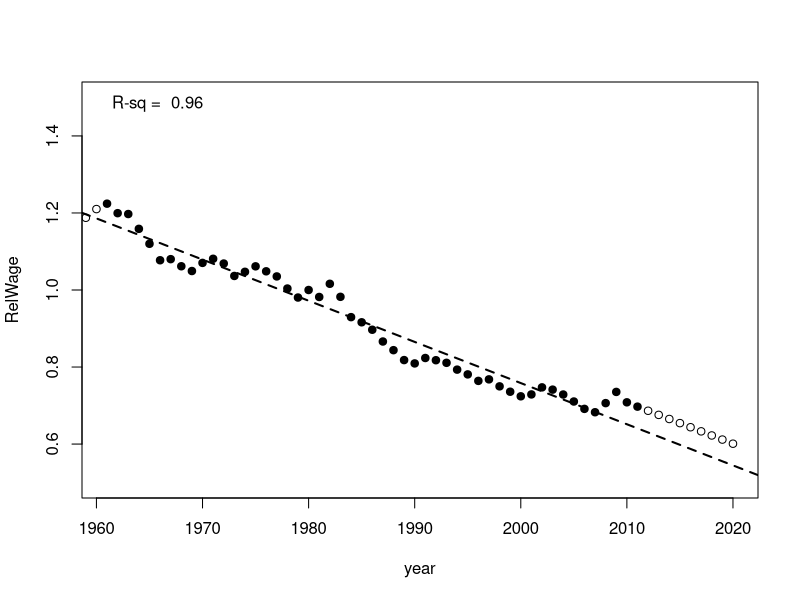
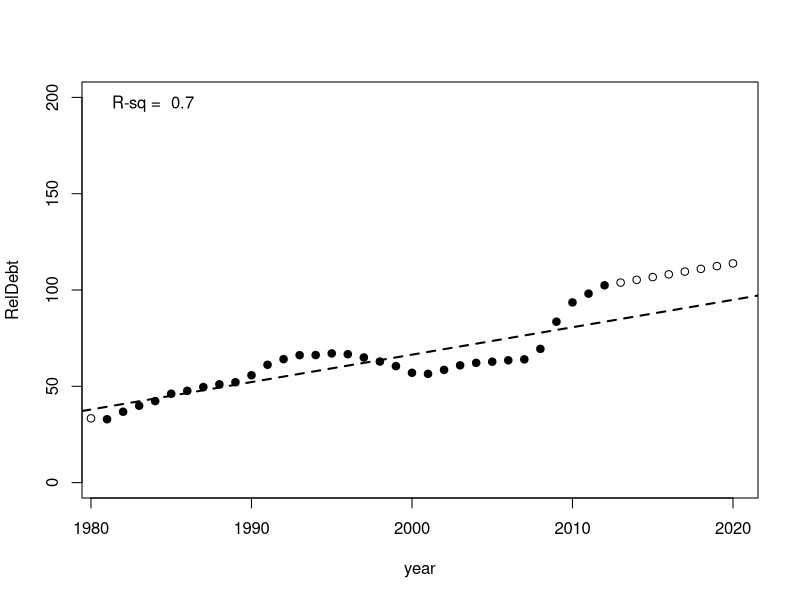
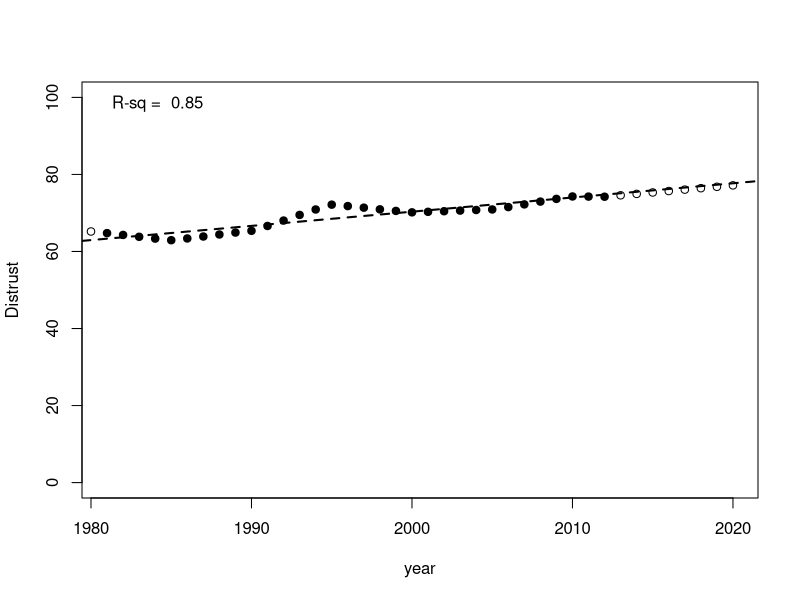
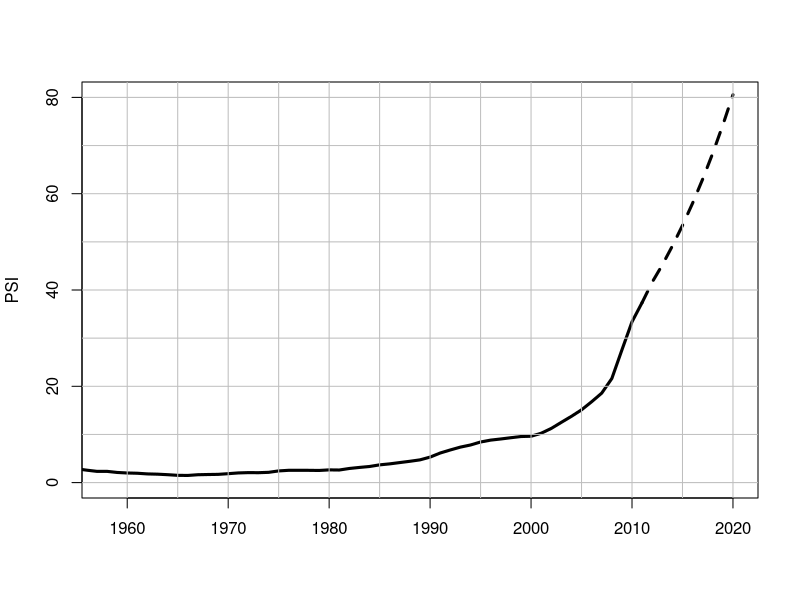

Generate these figures, in order, with R: (Note: this script raises an error after producing the figures.)
### Computational model for PSI: contemporary US
library("readxl")
data <- read_excel("PSImodel2020.xlsx", sheet = "data")

####   Variables
# ProdWage = nominal hourly wage of production workers (source: MeasuringWorth, Officer and Williamson 2013)
# UnskillWage = nominal wage of production workers (source: MeasuringWorth, scaled to 1 in 1860)
# GDPpc = nominal GDP per capita in nominal (source: MeasuringWorth)
# RelWage = relative wage, to be calculated 
# Urbanization = percent of population in urban places (source: Hist Stats of the US, Carter et al. 2004)
# A20_29 = percent of population in the age cohort 20-29 years (source: US Census Bureau, includes the forecast to 2020)
# RelDebt = national debt scaled by GDP (source: US Dept of the Treasury)
# Distrust = percent responding negatively to the government trust question (source: Pew Research Center)

################    Parameters
w_0 = 1
mu_0 = 0.1
lambda = 0.5 

################    Calculate RelWage, averaging production and unskilled wages, scaled to 1 in 1980
RelWage1 <- data$ProdWage/data$GDPpc
RelWage1 <- RelWage1/RelWage1[data$year == 1980]
RelWage2 <- data$UnskillWage/data$GDPpc
RelWage2 <- RelWage2/RelWage2[data$year == 1980]
data$RelWage <- (RelWage1+RelWage2)/2

################    Extrapolations
### Extrapolate RelWage to 2020
RegrDat <- subset(data[data$year > 1960,], select = c(year, RelWage))
print( res <- summary(fit <- lm(RegrDat[2:1])) )
plot(RegrDat, pch=16, ylim=c(0.5,1.5))
abline(fit, lty=2, lwd=2)
legend("topleft", paste("R-sq = ", round(res$r.squared, digits=2) ), bty="n")
data$RelWage[data$year > 2011] <- data$RelWage[data$year == 2011] + fit$coefficients[2]*1:9
points(data$year, data$RelWage)

### Extrapolate RelDebt forward to 2020
RegrDat <- subset(data[data$year > 1980,], select = c(year, RelDebt))
print( res <- summary(fit <- lm(RegrDat[2:1])) )
plot(RegrDat, pch=16, ylim=c(0, 200))
abline(fit, lty=2, lwd=2)
legend("topleft", paste("R-sq = ", round(res$r.squared, digits=2) ), bty="n")
data$RelDebt[data$year > 2012] <- data$RelDebt[data$year == 2012] + fit$coefficients[2]*1:8
points(data$year, data$RelDebt)

### Extrapolate Distrust back from 1958 and forward to 2020
data$Distrust[data$year < 1958] <- data$Distrust[data$year == 1958]
RegrDat <- subset(data[data$year > 1980,], select = c(year, Distrust))
print( res <- summary(fit <- lm(RegrDat[2:1])) )
plot(RegrDat, pch=16, ylim=c(0, 100))
abline(fit, lty=2, lwd=2)
legend("topleft", paste("R-sq = ", round(res$r.squared, digits=2) ), bty="n")
data$Distrust[data$year > 2012] <- data$Distrust[data$year == 2012] + fit$coefficients[2]*1:8
points(data$year, data$Distrust)

########  Calculate e and epsilon
data <- data[data$year > 1944,]
data$elite[data$year == 1945] <- 1
for(t in 2:nrow(data)){
  data$elite[t] <- data$elite[t-1] + mu_0*(w_0 - data$RelWage[t-1])/data$RelWage[t-1]
}

data$epsilon <- (1 - lambda*data$RelWage)/data$elite
data$epsilon <- data$epsilon/data$epsilon[1]

### Convert percentages to proportions
data$Urbanization <- data$Urbanization/100
data$Age20_29 <- data$Age20_29/60  ### Discounting children and old
data$RelDebt <- data$RelDebt/100
data$Distrust <- data$Distrust/100

### Calculate and plot PSI
data$PSI <- 100*(1/data$RelWage)*data$Urbanization*data$Age20_29*(data$elite/data$epsilon)*data$RelDebt*data$Distrust 
gdat <- subset(data, select = c(year, PSI))
plot(gdat[gdat$year < 2012,], xlim=c(1958,2020), ylim=c(0,80), type="l", lwd=3, xlab="")
lines(gdat[gdat$year > 2010,], lty=2, lwd=3)
abline(v=seq(1900,2020, by=5),  h=seq(0,100,by=10), col="grey")

### Write data to clipboard to import into "calculations" sheet
write.table(data, "clipboard", sep="\t", row.names=FALSE)

######################  DONE